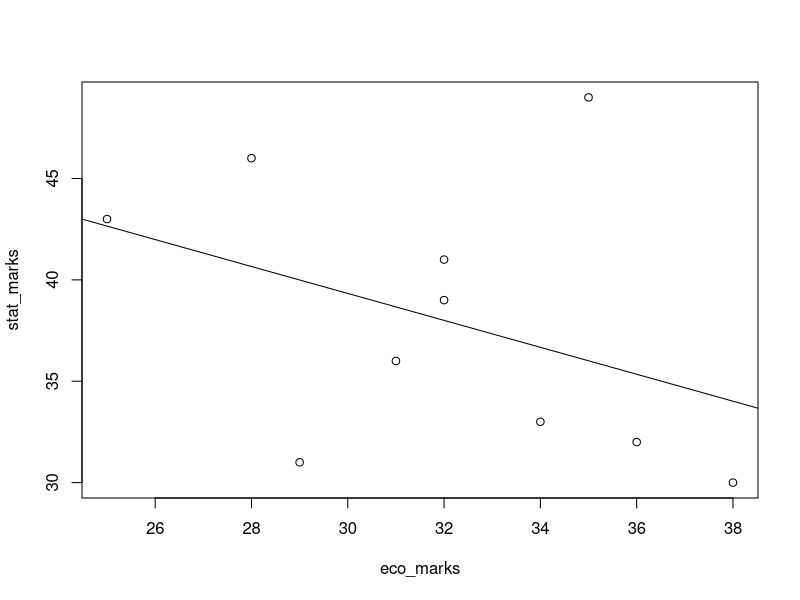
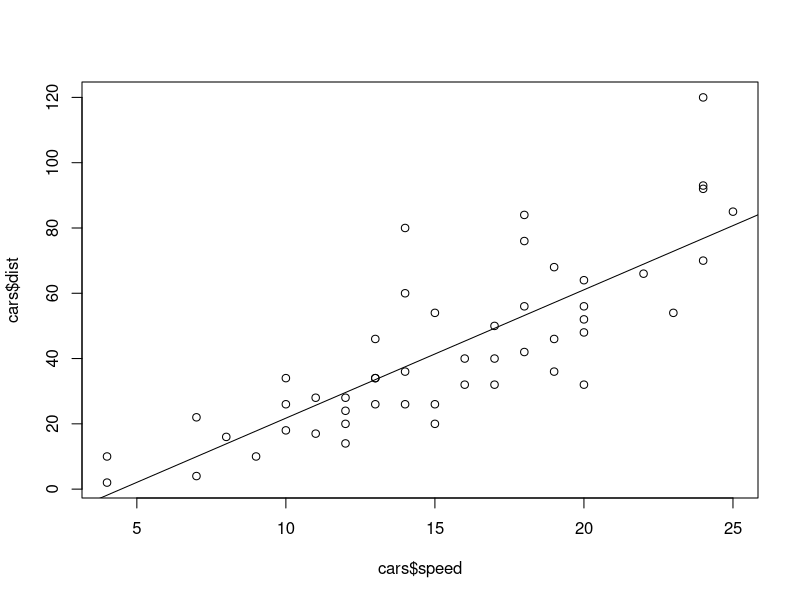

Reproduce these figures in R, in order.
R.home("bin")

#covariance
#Cov(x, y) = E(xy) - E(x)E(y)
# = summation(xy)/x - x bar y bar where x bar = sum(x)/x and y bar = sum(y)/y

#Q. Calculate the covariance coefficient for the following types of orders treated as x and y (in inces)
x1 = c(65, 66, 67, 67, 68, 69, 70, 72)
y1 = c(67, 68, 65, 68, 72, 72, 69, 71)

sum((x1 - mean(x1)) * (y1 - mean(y1))) / (length(x1) - 1)
cov(x1, y1)

#correlation coefficient
#r = cov(x, y)/root((mean(x_sq)/x) - x bar sq) x root((mean(y_sq)/y) - y bar sq)
print(sum(x1 * y1))
print(sum(x1 * x1))
print(sum(y1 * y1))

r = cov(x1, y1) / sqrt((sum(x1 * x1) - length(x1) * mean(x1)^2) * (sum(y1 * y1) - length(y1) * mean(y1)^2))
print(r)
cor(x1, y1)

#simple linear regression model
#y = mx + c

#Equation of line of line of regression y on x
#y - y bar - b(yx)(x - x bar)

#x on y
#x - x bar = b(xy)(y - y bar)y) sum(x - x bar)(y - y bar)/
#where b(x)
#Q. From the following data, find the 2 regression equations, correlation coefficient, most likely marks in stats when marks in economics is 30
eco_marks = c(25, 28, 35,  32, 31, 36, 29, 38, 34, 32)
stat_marks = c(43, 46, 49, 41, 36, 32, 31, 30, 33, 39)

x_bar = mean(eco_marks)
y_bar = mean(stat_marks)

xmxb = eco_marks - x_bar
ymyb = stat_marks - y_bar
print(xmxb)
print(ymyb)

xmxb_sq = xmxb * xmxb
ymyb_sq = ymyb * ymyb
print(sum(xmxb_sq))
print(sum(ymyb_sq))

print(sum(eco_marks - x_bar))
print(sum(stat_marks - y_bar))

bxy = sum(xmxb * ymyb)/sum(ymyb_sq)
print(bxy)
byx = sum(xmxb * ymyb)/sum(xmxb_sq)
print(byx)
#Equation: y = -0.664x + 59.248, x = -0.233y + 40.87

linearmodel1 = lm(eco_marks ~ stat_marks)
print(linearmodel1)

linearmodel2 = lm(stat_marks ~ eco_marks)
print(linearmodel2)

cor(stat_marks, eco_marks) #negative correlation, inverse relation
#r = +/- root(b(yx) b(xy))

predict(linearmodel2, data.frame(eco_marks = 30))

plot(eco_marks, stat_marks)
abline(linearmodel2)

cars

a = cars$speed
b = cars$dist

ad = a - mean(a)
bd = b - mean(b)

byx = sum(ad * bd) / sum(ad^2)
bxy = sum(ad * bd) / sum(bd^2)

print(byx)
print(bxy)

car_model = lm(cars$dist ~ cars$speed)
print(car_model)

plot(cars$speed, cars$dist)
abline(car_model)
